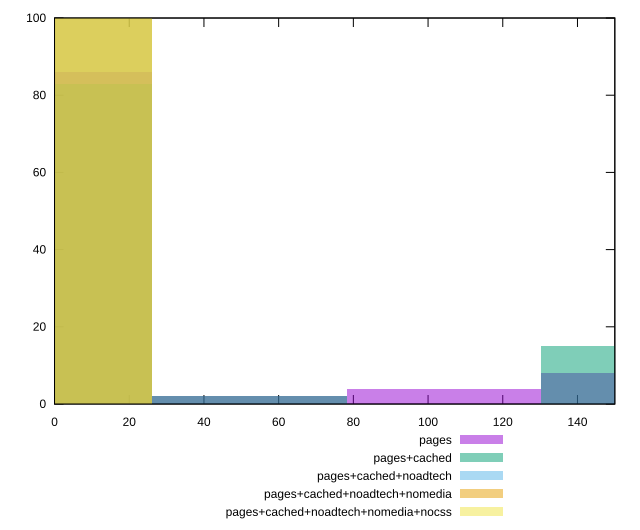

Source code (gnuplot):
reset

$pages <<EOF
156.40579378023685 8
0 86
104.27052918682456 4
52.13526459341228 2
EOF

$pagesCached <<EOF
156.40579378023685 15
0 83
52.13526459341228 2
EOF

$pagesCachedNoadtech <<EOF
0 100
EOF

$pagesCachedNoadtechNomedia <<EOF
0 100
EOF

$pagesCachedNoadtechNomediaNocss <<EOF
0 100
EOF

set key outside below
set boxwidth 52.13526459341228
set xrange [0:150]
set yrange [0:100]
set trange [0:100]
set style fill transparent solid 0.5 noborder
set terminal svg size 640, 530 enhanced background rgb 'white'
set output "report_00017_2021-02-10T15-08-03.406Z/unminified-css/comparison/histogram/all_raw.svg"

plot $pages title "pages" with boxes, \
     $pagesCached title "pages+cached" with boxes, \
     $pagesCachedNoadtech title "pages+cached+noadtech" with boxes, \
     $pagesCachedNoadtechNomedia title "pages+cached+noadtech+nomedia" with boxes, \
     $pagesCachedNoadtechNomediaNocss title "pages+cached+noadtech+nomedia+nocss" with boxes

reset
